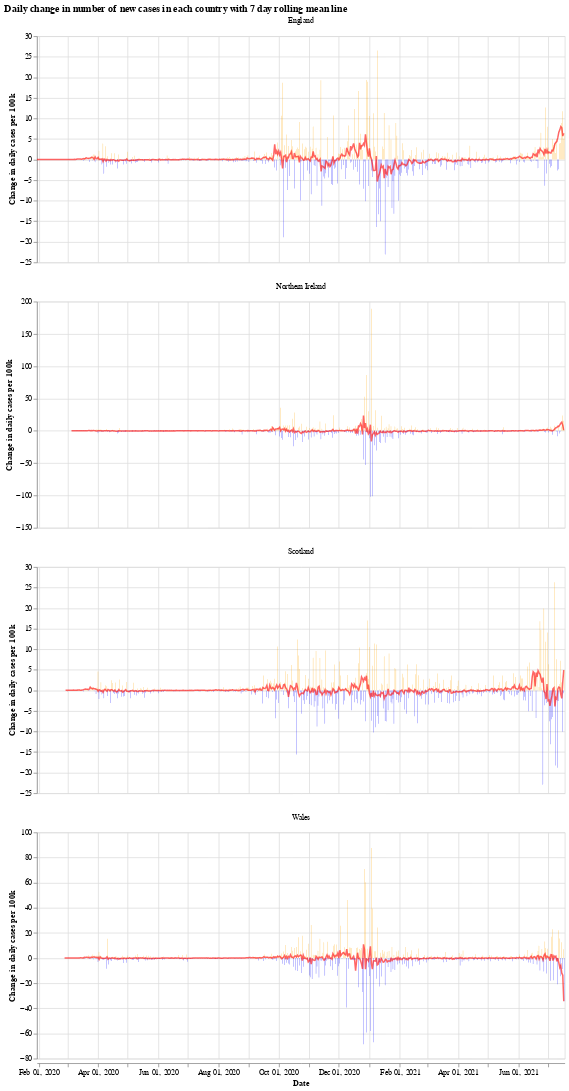

The notebook cell this image was saved under:
### Markdown cell above
We will use the Python library `Altair` for visualising the data, see the [altair docs](https://altair-viz.github.io/) for more information.

First we have a graph which shows the daily change in the number of new cases for each country. This number jumps up and down all over the place, which is likely due to delay in reporting of new cases over the weekend. Another interesting thing is that it looks like the daily cases in Wales experienced a much shorter period of calm over the summer (calm in the sense of daily cases not jumping up and down).

The orange bars are days when the number of new cases (per 100k population) was more than the previous day, while the blue are days when the number of new cases dropped. The red line is the 7 day moving average. 

When the moving average line is below 0, it means that there is a consistent drop in new cases. We can see this clearly happening around the times that lockdowns were introduced (though, to varying degrees). I will update the graphs soon with a marker of when each lockdown started.

### Code cell
# collapse
import altair as alt

bars = alt.Chart(uk_cases).mark_bar().encode(
    x=alt.X("yearmonthdate(date):T", axis=alt.Axis(title='Date')),
    y=alt.Y("casesChangeRate:Q", axis=alt.Axis(title='Change in daily cases per 100k')),
    tooltip='casesChange',
    color=alt.condition(
        alt.datum.casesChangeRate > 0,
        alt.value("orange"),  # The positive color
        alt.value("blue")  # The negative color
    )
).properties(title='Daily change in number of new cases with 7 day rolling mean',width=700).interactive()

line = alt.Chart(uk_cases).mark_line(
    color='red',
    size=2,
    opacity=0.6
).transform_window(
    rolling_mean='mean(casesChangeRate)',
    frame=[0, 7],
    groupby=['areaName']
).encode(
    x='yearmonthdate(date):T',
    y='rolling_mean:Q'
)

alt.layer(bars, line, data=uk_cases).facet(alt.Column(
    'areaName', title=''), columns=1).resolve_scale(y='independent').properties(title='Daily change in number of new cases in each country with 7 day rolling mean line')

### Figure 1 — Vega-Lite specification as saved in the notebook (floating-point values rounded to 4 significant figures; data arrays with more than 128 entries replaced by an {"elided": "..."} marker saying what was removed)
{"config": {"view": {"continuousWidth": 400, "continuousHeight": 300}}, "data": {"name": "data-f837d272de24770a7fbc6bd91f9c8ff9"}, "facet": {"type": "nominal", "field": "areaName", "title": ""}, "spec": {"layer": [{"mark": "bar", "encoding": {"color": {"condition": {"value": "orange", "test": "(datum.casesChangeRate > 0)"}, "value": "blue"}, "tooltip": {"type": "quantitative", "field": "casesChange"}, "x": {"type": "temporal", "axis": {"title": "Date"}, "field": "date", "timeUnit": "yearmonthdate"}, "y": {"type": "quantitative", "axis": {"title": "Change in daily cases per 100k"}, "field": "casesChangeRate"}}, "selection": {"selector001": {"type": "interval", "bind": "scales", "encodings": ["x", "y"]}}, "title": "Daily change in number of new cases with 7 day rolling mean", "width": 700}, {"mark": {"type": "line", "color": "red", "opacity": 0.6, "size": 2}, "encoding": {"x": {"type": "temporal", "field": "date", "timeUnit": "yearmonthdate"}, "y": {"type": "quantitative", "field": "rolling_mean"}}, "transform": [{"window": [{"op": "mean", "field": "casesChangeRate", "as": "rolling_mean"}], "frame": [0, 7], "groupby": ["areaName"]}]}]}, "columns": 1, "resolve": {"scale": {"y": "independent"}}, "title": "Daily change in number of new cases in each country with 7 day rolling mean line", "$schema": "https://vega.github.io/schema/vega-lite/v4.8.1.json", "datasets": {"data-f837d272de24770a7fbc6bd91f9c8ff9": {"elided": "2048 records"}}}
